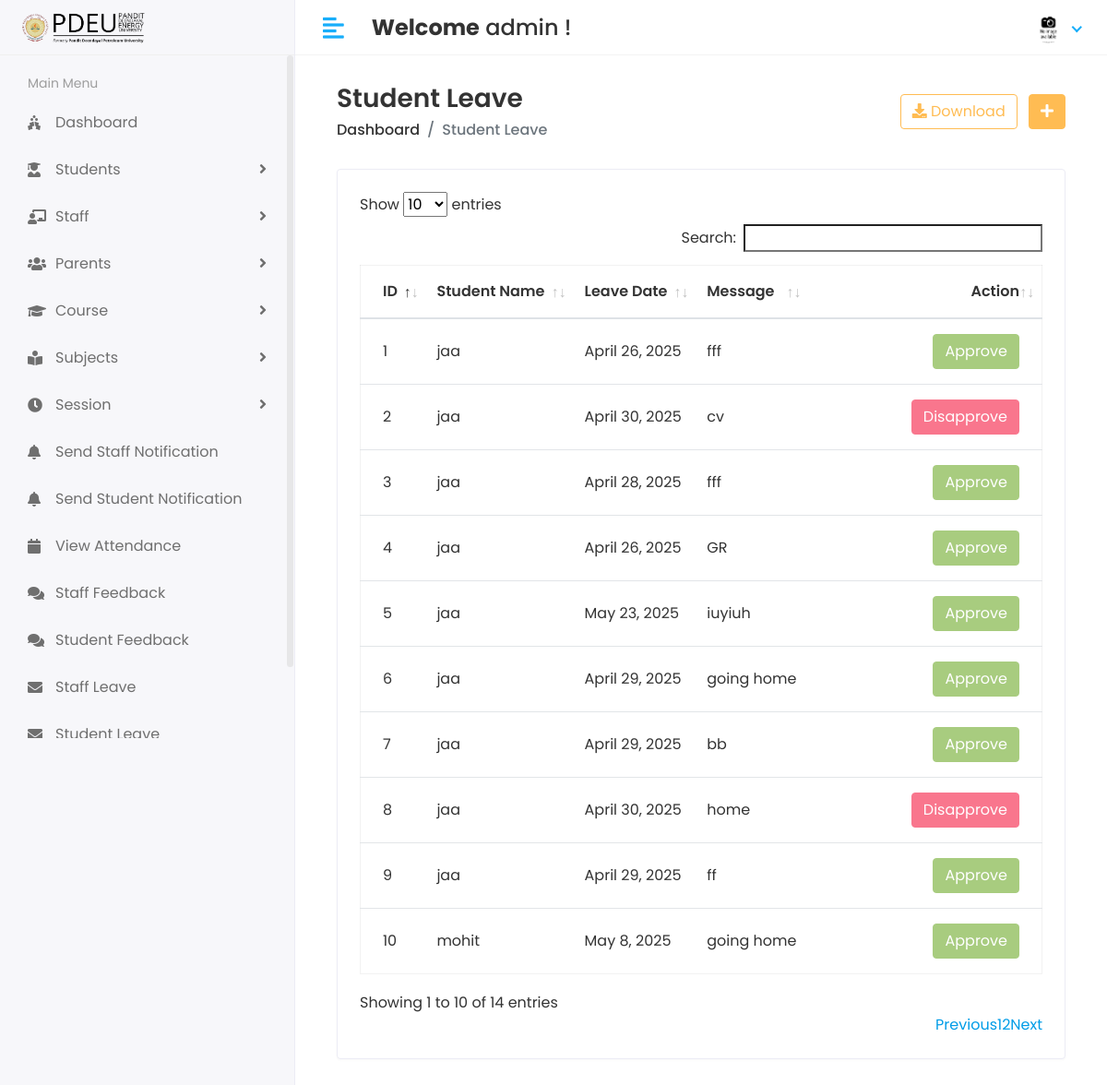
/Hod/Student/Leave_view (signed in), run on the app's committed database.
### app/models.py (models this page shows, shortened)
class CustomUser(AbstractUser):
    USER = (
        (1, 'HOD'),
        (2, 'STAFF'),
        (3, 'STUDENT'),
        (4, 'PARENT'),  # Added Parent user type
    )
    user_type = models.CharField(choices=USER, max_length=50, default=1)
    profile_pic = models.ImageField(upload_to='media/profile_pic')

class Student_leave(models.Model):
    student_id = models.ForeignKey(Student, on_delete=models.CASCADE)
    date = models.DateField(null=True)
    message = models.TextField(null=True, blank=True)
    status = models.IntegerField(default=0)
    created_at = models.DateTimeField(auto_now_add=True)
    updated_at = models.DateTimeField(auto_now=True)

class Student(models.Model):
    SEMESTER_CHOICES = (
        (1, '1st Semester'),
        (2, '2nd Semester'),
        (3, '3rd Semester'),
        (4, '4th Semester'),
        (5, '5th Semester'),
        (6, '6th Semester'),
        (7, '7th Semester'),
        (8, '8th Semester'),
    )
    admin = models.OneToOneField(CustomUser, on_delete=models.CASCADE)
    address = models.TextField()
    gender = models.CharField(max_length=100)
    course_id = models.ForeignKey(Course, on_delete=models.CASCADE)
    session_year_id = models.ForeignKey(Session_Year, on_delete=models.CASCADE)
    enrollment_no = models.CharField(max_length=50, unique=True, null=True)
    semester = models.IntegerField(choices=SEMESTER_CHOICES, null=True, blank=True)
    created_at = models.DateTimeField(auto_now_add=True)
    updated_at = models.DateTimeField(auto_now=True)

### student_management_system/Hod_Views.py (the view)
# urls.py: path('Hod/Student/Leave_view', Hod_Views.STUDENT_LEAVE_VIEW, name='student_leave_view'),
@login_required(login_url='/')
def STUDENT_LEAVE_VIEW(request):
    student_leave = Student_leave.objects.all()
    context = {
        'student_leave': student_leave,
    }
    return render(request, 'Hod/student_leave.html', context)

### templates/Hod/student_leave.html (shortened to what this page needs)
{% extends 'base.html' %}
{% block content %}
{% load static %}
<div class="content container-fluid">
    <div class="page-header">
        <div class="row align-items-center">
            <div class="col">
                <h3 class="page-title">Student Leave</h3>
                <ul class="breadcrumb">
                    <li class="breadcrumb-item"><a href="{% url 'hod_home' %}">Dashboard</a></li>
                    <li class="breadcrumb-item active">Student Leave</li>
                </ul>
            </div>
            <div class="col-auto text-right float-right ml-auto">
                <a href="#" class="btn btn-outline-primary mr-2"><i class="fas fa-download"></i> Download</a>
                <a href="add-student.html" class="btn btn-primary"><i class="fas fa-plus"></i></a>
            </div>
        </div>
    </div>
    <div class="row">
        <div class="col-sm-12">
            <div class="card card-table">
                <div class="card-body">
                    <div class="table-responsive">
                        <table id="table_id" class="table table-hover table-center mb-0">
                            <thead>
                                <tr>
                                    <th>ID</th>
                                    <th>Student Name</th>
                                    <th>Leave Date</th>
                                    <th>Message</th>
                                    <th class="text-right">Action</th>
                                </tr>
                            </thead>
                            <tbody>
                            {% for i in student_leave %}
                                <tr>
                                    <td>{{i.id}}</td>
                                    <td>{{i.student_id.admin.first_name}}</td>
                                    <td>{{i.date}}</td>
                                    <td>{{i.message}}</td>
                                    <td class="text-right">
                                        <div class="actions">
                                            {% if i.status == 0 %}
                                                <a href="{% url 'student_approve_leave' i.id %}" class="btn btn-success">Approve</a>
                                                <a href="{% url 'student_disapprove_leave' i.id %}" class="btn btn-danger">Disapprove</a>
                                            {% elif i.status == 1 %}
                                                <button class="btn btn-success" disabled="disabled">Approve</button>
                                            {% else %}
                                                <button class="btn btn-danger" disabled="disabled">Disapprove</button>
                                            {% endif %}
                                        </div>
                                    </td>
                                </tr>
                            {% endfor %}
                            </tbody>
                        </table>
                    </div>
                </div>
            </div>
        </div>
    </div>
</div>
{% endblock %}

### templates/includes/header.html (shortened to what this page needs)
{% load static %}
<div class="header">
    <div class="header-left">
        <span class="logo">
            <img src="{% static 'assets/img/pdpu image-Photoroom.png' %}" alt="PDEU Logo">
        </span>
    </div>
    <a href="javascript:void(0);" id="toggle_btn">
        <i class="fas fa-align-left"></i>
    </a>
    <div class="top-nav-search mt-3">
        <h4><strong>Welcome</strong>
            <span>
                {% if user.first_name and user.last_name %}
                    {{ user.first_name }} {{ user.last_name }}
                {% else %}
                    {{ user.username }}
                {% endif %}
            </span> !
        </h4>
    </div>
    <ul class="nav user-menu">
        <li class="nav-item dropdown has-arrow">
            <a href="#" class="dropdown-toggle nav-link" data-toggle="dropdown">
                {% if user.profile_pic == "" %}
                    <span class="user-img"><img class="rounded-circle" src="{% static 'assets/img/noimg.jpg' %}" width="31" alt="Ryan Taylor"></span>
                {% else %}
                    <span class="user-img"><img class="rounded-circle" src="/{{user.profile_pic}}" width="31" alt="Ryan Taylor"></span>
                {% endif %}
            </a>
        </li>
    </ul>
</div>

### static/assets/css/style.css (style rules this page uses)
html { height: 100%; }
body { background-color: #fff; color: #333; font-family: 'Poppins', sans-serif; font-size: 1rem; height: 100%; line-height: 1.5; overflow-x: hidden; }
h1, h2, h3, h4, h5, h6 { font-family: 'Poppins', sans-serif; margin-top: 0; }
a { color: #009ce7; }
input, button, a { transition: all 0.4s ease; -moz-transition: all 0.4s ease; -o-transition: all 0.4s ease; -ms-transition: all 0.4s ease; -webkit-transition: all 0.4s ease; }
input, input:focus, button, button:focus { outline: none; }
ul, ol { padding: 0px; list-style: none; }
.table { color: #333; max-width: 100%; margin-bottom: 0; width: 100%; }
.table.dataTable { border-collapse: collapse !important; border: 1px solid rgba(0, 0, 0, 0.05); }
.table thead tr th { font-weight: 600; }
.table tbody tr { border-bottom: 1px solid rgba(0, 0, 0, 0.05); }
.table.table-center td, .table.table-center th { vertical-align: middle; }
.card-table .card-body .table > thead > tr > th { border-top: 0; }
.card-table .card-body .table tr td:first-child, .card-table .card-body .table tr th:first-child { padding-left: 1.5rem; }
.card-table .card-body .table tr td:last-child, .card-table .card-body .table tr th:last-child { padding-right: 1.5rem; }
.card-table .table td, .card-table .table th { border-top: 1px solid #e2e5e8; padding: 1rem 0.75rem; white-space: nowrap; }
.btn-primary { background-color: #FFBC53; border: 1px solid #FFBC53; }
.btn-success { background-color: #7bb13c; border: 1px solid #7bb13c }
.btn-success.disabled, .btn-success:disabled { background-color: #7bb13c; border-color: #7bb13c; color: #fff; }
.btn-danger { background-color: #e84646; border: 1px solid #e84646; }
.btn-danger.disabled, .btn-danger:disabled { background-color: #f62d51; border-color: #f62d51; color: #fff; }
.btn-outline-primary { color: #FFBC53; border-color: #FFBC53; }
.card { border: 1px solid #ececf5; box-shadow: 0 1px 3px 0 rgba(0, 0, 0, 0.03); margin-bottom: 1.875rem; }
.card-body { padding: 1.5rem; }
.header { background-color: #fff; border-bottom: 1px solid #f3f3f4; left: 0; position: fixed; right: 0; top: 0; z-index: 1001; height: 60px; }
.header .header-left { float: left; height: 60px; padding: 0 20px; position: relative; width: 320px; z-index: 1; transition: all 0.2s ease-in-out; background-color: #f7f7fa; border-bottom: 1px solid #efefef; border-right: 1px solid #ececf5; display: flex; align-items: center; }
.header .header-left .logo { display: inline-block; line-height: 60px; }
.header .header-left .logo img { max-height: 40px; width: auto; }
.header .dropdown-toggle:after { display: none; }
.header .has-arrow .dropdown-toggle:after { border-top: 0; border-left: 0; border-bottom: 2px solid #18aefa; border-right: 2px solid #18aefa; content: ''; height: 8px; display: inline-block; pointer-events: none; -webkit-transform-origin: 66% 66%; -ms-transform-origin: 66% 66%; transform-origin: 66% 66%; -webkit-transform: rotate(45deg); -ms-transform: rotate(45deg); transform: rotate(45deg); -webkit-transition: all 0.15s ease-in-out; transition: all 0.15s ease-in-out; width: 8px; vertical-align: 0px; }
.user-menu { float: right; margin: 0; position: relative; z-index: 99; padding-right: 15px; }
.user-menu.nav > li > a { color: #a0a0a0; font-size: 14px; line-height: 58px; padding: 0 15px; height: 60px; }
.user-img { margin-right: 3px; position: relative; }
.top-nav-search { float: left; margin-left: 15px; }
.page-header { margin-bottom: 1.875rem; }
.page-header .breadcrumb { background-color: transparent; color: #6c757d; font-size: 1rem; font-weight: 500; margin-bottom: 0; padding: 0; }
.page-header .breadcrumb a { color: #333; }
.page-title { font-size: 28px; font-weight: 600; color: #333; margin-bottom: 5px; }
@media (min-width: 992px) { #toggle_btn { align-items: center; color: #18aefa; display: inline-flex; float: left; font-size: 26px; height: 60px; justify-content: center; margin-left: 15px; padding: 0 15px; } }

### data on the page
CustomUser: username "admin"
Student_leave: id "1", student_id.admin.first_name "jaa", date "April 26, 2025", message "fff", status "Approve"
Student_leave: id "2", student_id.admin.first_name "jaa", date "April 30, 2025", message "cv", status "Disapprove"
Student_leave: id "3", student_id.admin.first_name "jaa", date "April 28, 2025", message "fff", status "Approve"
Student_leave: id "4", student_id.admin.first_name "jaa", date "April 26, 2025", message "GR", status "Approve"
Student_leave: id "5", student_id.admin.first_name "jaa", date "May 23, 2025", message "iuyiuh", status "Approve"
Student_leave: id "6", student_id.admin.first_name "jaa", date "April 29, 2025", message "going home", status "Approve"
Student_leave: id "7", student_id.admin.first_name "jaa", date "April 29, 2025", message "bb", status "Approve"
Student_leave: id "8", student_id.admin.first_name "jaa", date "April 30, 2025", message "home", status "Disapprove"
Student_leave: id "9", student_id.admin.first_name "jaa", date "April 29, 2025", message "ff", status "Approve"
Student_leave: id "10", student_id.admin.first_name "mohit", date "May 8, 2025", message "going home", status "Approve"
